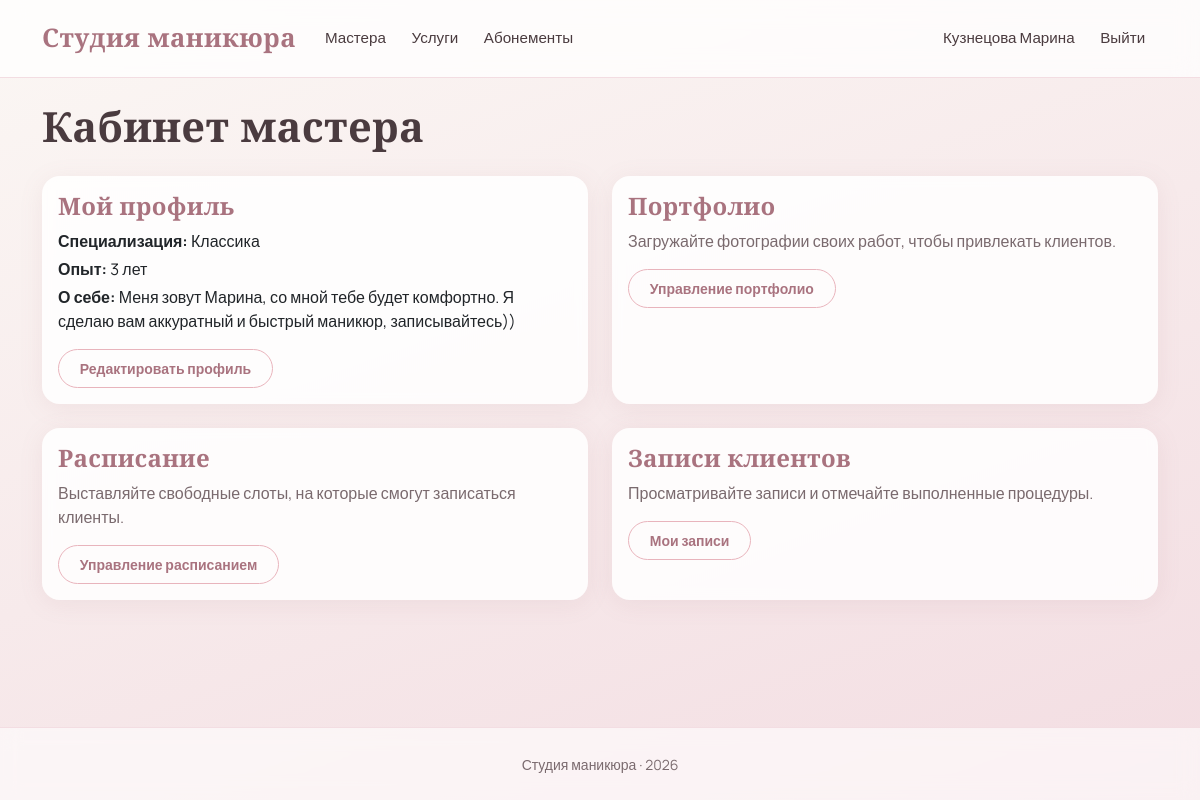
Page /accounts/account/ (signed in) on the committed database.
### accounts/models.py (models this page shows, shortened)
class User(AbstractUser):
    class Role(models.TextChoices):
        CLIENT = 'client', 'Клиент'
        MASTER = 'master', 'Мастер'
        ADMIN = 'admin', 'Администратор'
    role = models.CharField(
        'Роль',
        max_length=20,
        choices=Role.choices,
        default=Role.CLIENT,
    )
    email = models.EmailField('Эл. почта', unique=True)
    username = models.CharField(
        'Имя пользователя',
        max_length=150,
        unique=False,  # разрешаем повторяющиеся имена
    )
    full_name = models.CharField('ФИО', max_length=100, blank=True)
    phone = models.CharField('Телефон', max_length=20, blank=True)
    created_at = models.DateTimeField('Дата регистрации', auto_now_add=True)
    must_change_password = models.BooleanField(
        'Требуется смена пароля',
        default=False,
        help_text='Если включено, пользователь будет обязан сменить пароль при следующем входе.',
    )
    class Meta:
        verbose_name = 'Пользователь'
        verbose_name_plural = 'Пользователи'
    @property
    def display_name(self):
        if self.full_name:
            return self.full_name
        combined = f'{self.first_name} {self.last_name}'.strip()
        if combined:
            return combined
        return self.username
    @property
    def is_master(self):
        return self.role == self.Role.MASTER

class MasterProfile(models.Model):
    user = models.OneToOneField(
        User,
        on_delete=models.CASCADE,
        related_name='master_profile',
        verbose_name='Пользователь',
    )
    specialization = models.CharField('Специализация', max_length=100, blank=True)
    experience_years = models.PositiveIntegerField('Опыт работы (лет)', default=0)
    biography = models.TextField('Биография', blank=True)
    avatar = models.ImageField('Фото профиля', upload_to='avatars/', null=True, blank=True)
    class Meta:
        verbose_name = 'Профиль мастера'
        verbose_name_plural = 'Профили мастеров'

### accounts/views.py (the view, shortened to what this page needs)
# urls.py: path('account/', views.account, name='account'),
@login_required
def account(request):
    user = request.user
    if user.is_master:
        profile = getattr(user, 'master_profile', None)
        return render(request, 'accounts/account_master.html', {
            'profile': profile,
        })

### templates/accounts/account_master.html (shortened to what this page needs)
{% extends 'base.html' %}
{% block content %}
<h1 class="mb-4">Кабинет мастера</h1>
<div class="row g-4">
    <div class="col-md-6">
        <div class="card h-100">
            <div class="card-body">
                <h5 class="card-title">Мой профиль</h5>
                {% if profile %}
                    <p class="card-text mb-1"><strong>Специализация:</strong> {{ profile.specialization|default:"не указана" }}</p>
                    <p class="card-text mb-1"><strong>Опыт:</strong> {{ profile.experience_years }} лет</p>
                    <p class="card-text"><strong>О себе:</strong> {{ profile.biography|default:"не заполнено" }}</p>
                    <a href="{% url 'edit_master_profile' %}" class="btn btn-outline-dark btn-sm">Редактировать профиль</a>
                {% else %}
                    <p class="text-muted">Профиль не создан.</p>
                {% endif %}
            </div>
        </div>
    </div>
    <div class="col-md-6">
        <div class="card h-100">
            <div class="card-body">
                <h5 class="card-title">Портфолио</h5>
                <p class="card-text text-muted">Загружайте фотографии своих работ, чтобы привлекать клиентов.</p>
                <a href="{% url 'portfolio_manage' %}" class="btn btn-outline-dark btn-sm">Управление портфолио</a>
            </div>
        </div>
    </div>
    <div class="col-md-6">
        <div class="card h-100">
            <div class="card-body">
                <h5 class="card-title">Расписание</h5>
                <p class="card-text text-muted">Выставляйте свободные слоты, на которые смогут записаться клиенты.</p>
                <a href="{% url 'master_schedule' %}" class="btn btn-outline-dark btn-sm">Управление расписанием</a>
            </div>
        </div>
    </div>
    <div class="col-md-6">
        <div class="card h-100">
            <div class="card-body">
                <h5 class="card-title">Записи клиентов</h5>
                <p class="card-text text-muted">Просматривайте записи и отмечайте выполненные процедуры.</p>
                <a href="{% url 'master_appointments' %}" class="btn btn-outline-dark btn-sm">Мои записи</a>
            </div>
        </div>
    </div>
</div>
{% endblock %}

### templates/base.html (shortened to what this page needs)
{% load static %}
<!DOCTYPE html>
<html lang="ru">
<head>
    <link href="https://cdn.jsdelivr.net/npm/bootstrap@5.3.3/dist/css/bootstrap.min.css" rel="stylesheet">
    <link href="{% static 'css/style.css' %}" rel="stylesheet">
</head>
<body>
<nav class="navbar navbar-expand-lg">
    <div class="container">
        <a class="navbar-brand" href="{% url 'home' %}">Студия маникюра</a>
        <div class="collapse navbar-collapse">
            <ul class="navbar-nav me-auto">
                <li class="nav-item"><a class="nav-link" href="{% url 'home' %}">Мастера</a></li>
                <li class="nav-item"><a class="nav-link" href="{% url 'service_list' %}">Услуги</a></li>
                <li class="nav-item"><a class="nav-link" href="{% url 'subscription_list' %}">Абонементы</a></li>
            </ul>
            <ul class="navbar-nav">
                {% if user.is_authenticated %}
                    <li class="nav-item"><a class="nav-link" href="{% url 'account' %}">{{ user.display_name }}</a></li>
                    <li class="nav-item">
                        <form action="{% url 'logout' %}" method="post" class="d-inline">
                            <button type="submit" class="btn btn-link nav-link">Выйти</button>
                        </form>
                    </li>
                {% else %}
                    <li class="nav-item"><a class="nav-link" href="{% url 'login' %}">Войти</a></li>
                    <li class="nav-item"><a class="nav-link" href="{% url 'register' %}">Регистрация</a></li>
                {% endif %}
            </ul>
        </div>
    </div>
</nav>
<main class="container my-4">
    {% block content %}{% endblock %}
</main>
<footer>
    <div class="container text-center">
        <small>Студия маникюра · 2026</small>
    </div>
</footer>
</body>
</html>

### static/css/style.css (style rules this page uses)
:root { --cream: #FBF7F4; --blush: #F3DDE2; --rose: #E8B4BC; --rose-deep: #C98A98; --mauve: #A9737F; --beige: #EFE6DD; --beige-warm: #E5D5C5; --ink: #4A3B3F; --ink-soft: #7A6A6E; --white: #FFFFFF; --shadow-soft: 0 10px 40px rgba(169, 115, 127, 0.12); --shadow-card: 0 4px 24px rgba(169, 115, 127, 0.10); --shadow-hover: 0 16px 48px rgba(169, 115, 127, 0.20); --radius: 18px; --radius-sm: 12px; }
html, body { height: 100%; }
body { display: flex; flex-direction: column; min-height: 100vh; margin: 0; font-family: 'Manrope', sans-serif; color: var(--ink); background: linear-gradient(160deg, var(--cream) 0%, var(--blush) 100%); background-attachment: fixed; }
main { flex: 1 0 auto; }
footer { flex-shrink: 0; }
h1, h2, h3, h4, h5, .display-4 { font-family: 'Cormorant Garamond', serif; font-weight: 600; color: var(--ink); letter-spacing: 0.3px; }
h1 { font-size: 2.6rem; }
.text-muted { color: var(--ink-soft) !important; }
.navbar { background: rgba(255, 255, 255, 0.75) !important; backdrop-filter: blur(12px); border-bottom: 1px solid var(--blush) !important; padding-top: 0.9rem; padding-bottom: 0.9rem; }
.navbar-brand { font-family: 'Cormorant Garamond', serif; font-size: 1.6rem !important; font-weight: 700 !important; color: var(--mauve) !important; letter-spacing: 0.5px; }
.navbar .nav-link { color: var(--ink) !important; font-weight: 500; font-size: 0.95rem; margin: 0 0.3rem; transition: color 0.2s ease; }
.btn-outline-dark { border: 1.5px solid var(--rose); color: var(--mauve); border-radius: 50px; padding: 0.5rem 1.3rem; font-weight: 600; transition: all 0.2s ease; }
.btn-link { color: var(--mauve); text-decoration: none; font-weight: 500; }
.card { border: none; border-radius: var(--radius); background: rgba(255, 255, 255, 0.85); backdrop-filter: blur(6px); box-shadow: var(--shadow-card); overflow: hidden; transition: transform 0.3s ease, box-shadow 0.3s ease; }
.card-title { font-family: 'Cormorant Garamond', serif; font-size: 1.5rem; font-weight: 600; color: var(--mauve); }
footer { background: rgba(255, 255, 255, 0.6) !important; backdrop-filter: blur(10px); border-top: 1px solid var(--blush) !important; padding: 1.5rem 0; color: var(--ink-soft); }

### rows in the picture
User: display_name "Кузнецова Марина"
MasterProfile: specialization "Классика", experience_years "3", biography "Меня зовут Марина, со мной тебе будет комфортно. Я сделаю вам аккуратный и быстрый маникюр, записывайтесь))"
